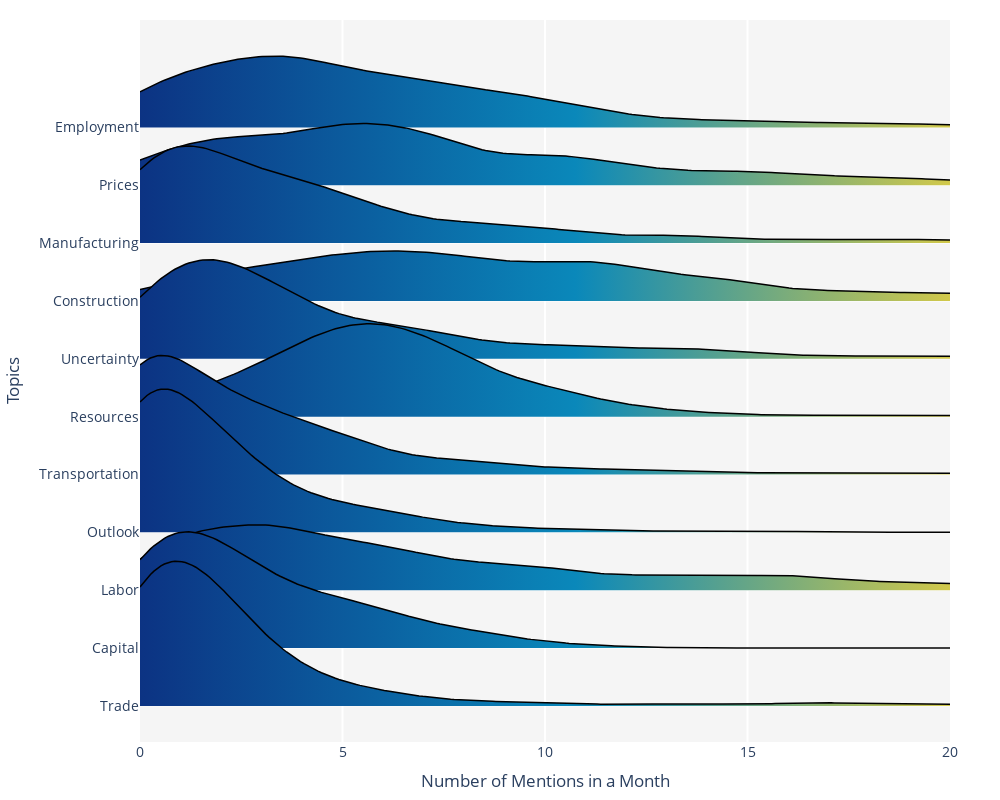

This figure's notebook cell:
### Markdown cell above
## Ridgeplot of topic mentions

### Code cell
import numpy as np
from ridgeplot import ridgeplot
import pandas as pd
import plotly.io as pio  # Import Plotly's I/O module

# Create a list of topic names
topics = topic_columns  # Use the previously defined list of topics

# Transform the data into a 3D array format with samples per topic
samples = [
    df[topic].dropna() for topic in topics  # Drop NaN values for each topic
]

# Generate the ridge plot
fig = ridgeplot(
    samples=samples,
    labels=topics,  # Use the topic names as labels
    colorscale="portland",  # Choose a colorscale
    bandwidth=1.0,  # Adjust bandwidth for smoother KDE
    kde_points=np.linspace(0, df[topics].max().max(), 500),  # Adjust KDE range
    spacing=0.4,  # Adjust spacing between ridges
)

# Customize the layout
fig.update_layout(
    height=800,
    width=1000,
    font_size=14,
    plot_bgcolor="rgb(245, 245, 245)",
    xaxis_gridcolor="white",
    yaxis_gridcolor="white",
    xaxis_gridwidth=2,
    yaxis_title="Topics",
    xaxis_title="Number of Mentions in a Month",
    showlegend=False,
    xaxis_range=[0, 20], # Limit X-axis to a maximum of 20 mentions
    margin=dict(l=50, r=50, t=20, b=50),  # Set smaller top margin  
)

# Save as an HTML file to view in a browser (optional)
fig.write_html("ridgeplot.html")

# Show the plot
fig.show()

### Figure 1 — Plotly figure (JSON) as saved in the notebook; plotly's stock layout.template omitted (floating-point values rounded to 4 significant figures; data arrays with more than 128 entries replaced by an {"elided": "..."} marker saying what was removed)
{"data": [{"hoverinfo": "skip", "line": {"color": "rgba(0,0,0,0)", "width": 0}, "showlegend": false, "type": "scatter", "x": {"elided": "500 float values"}, "y": {"elided": "500 int values"}, "zorder": 0}, {"customdata": {"elided": "500x1 float values"}, "fill": "tonexty", "fillgradient": {"colorscale": [[0, "rgb(12,51,131)"], [0.25, "rgb(10,136,186)"], [0.5, "rgb(242,211,56)"], [0.75, "rgb(242,143,56)"], [1, "rgb(217,30,30)"]], "type": "horizontal"}, "hovertemplate": "(%{x:.7}, %{customdata[0]:.7})<br><extra>%{fullData.name}</extra>", "line": {"color": "black", "width": 1.5}, "mode": "lines", "name": "Employment", "type": "scatter", "x": {"elided": "500 float values"}, "y": {"elided": "500 float values"}, "zorder": 0}, {"hoverinfo": "skip", "line": {"color": "rgba(0,0,0,0)", "width": 0}, "showlegend": false, "type": "scatter", "x": {"elided": "500 float values"}, "y": {"elided": "500 float values"}, "zorder": 1}, {"customdata": {"elided": "500x1 float values"}, "fill": "tonexty", "fillgradient": {"colorscale": [[0, "rgb(12,51,131)"], [0.25, "rgb(10,136,186)"], [0.5, "rgb(242,211,56)"], [0.75, "rgb(242,143,56)"], [1, "rgb(217,30,30)"]], "type": "horizontal"}, "hovertemplate": "(%{x:.7}, %{customdata[0]:.7})<br><extra>%{fullData.name}</extra>", "line": {"color": "black", "width": 1.5}, "mode": "lines", "name": "Prices", "type": "scatter", "x": {"elided": "500 float values"}, "y": {"elided": "500 float values"}, "zorder": 1}, {"hoverinfo": "skip", "line": {"color": "rgba(0,0,0,0)", "width": 0}, "showlegend": false, "type": "scatter", "x": {"elided": "500 float values"}, "y": {"elided": "500 float values"}, "zorder": 2}, {"customdata": {"elided": "500x1 float values"}, "fill": "tonexty", "fillgradient": {"colorscale": [[0, "rgb(12,51,131)"], [0.25, "rgb(10,136,186)"], [0.5, "rgb(242,211,56)"], [0.75, "rgb(242,143,56)"], [1, "rgb(217,30,30)"]], "type": "horizontal"}, "hovertemplate": "(%{x:.7}, %{customdata[0]:.7})<br><extra>%{fullData.name}</extra>", "line": {"color": "black", "width": 1.5}, "mode": "lines", "name": "Manufacturing", "type": "scatter", "x": {"elided": "500 float values"}, "y": {"elided": "500 float values"}, "zorder": 2}, {"hoverinfo": "skip", "line": {"color": "rgba(0,0,0,0)", "width": 0}, "showlegend": false, "type": "scatter", "x": {"elided": "500 float values"}, "y": {"elided": "500 float values"}, "zorder": 3}, {"customdata": {"elided": "500x1 float values"}, "fill": "tonexty", "fillgradient": {"colorscale": [[0, "rgb(12,51,131)"], [0.25, "rgb(10,136,186)"], [0.5, "rgb(242,211,56)"], [0.75, "rgb(242,143,56)"], [1, "rgb(217,30,30)"]], "type": "horizontal"}, "hovertemplate": "(%{x:.7}, %{customdata[0]:.7})<br><extra>%{fullData.name}</extra>", "line": {"color": "black", "width": 1.5}, "mode": "lines", "name": "Construction", "type": "scatter", "x": {"elided": "500 float values"}, "y": {"elided": "500 float values"}, "zorder": 3}, {"hoverinfo": "skip", "line": {"color": "rgba(0,0,0,0)", "width": 0}, "showlegend": false, "type": "scatter", "x": {"elided": "500 float values"}, "y": {"elided": "500 float values"}, "zorder": 4}, {"customdata": {"elided": "500x1 float values"}, "fill": "tonexty", "fillgradient": {"colorscale": [[0, "rgb(12,51,131)"], [0.25, "rgb(10,136,186)"], [0.5, "rgb(242,211,56)"], [0.75, "rgb(242,143,56)"], [1, "rgb(217,30,30)"]], "type": "horizontal"}, "hovertemplate": "(%{x:.7}, %{customdata[0]:.7})<br><extra>%{fullData.name}</extra>", "line": {"color": "black", "width": 1.5}, "mode": "lines", "name": "Uncertainty", "type": "scatter", "x": {"elided": "500 float values"}, "y": {"elided": "500 float values"}, "zorder": 4}, {"hoverinfo": "skip", "line": {"color": "rgba(0,0,0,0)", "width": 0}, "showlegend": false, "type": "scatter", "x": {"elided": "500 float values"}, "y": {"elided": "500 float values"}, "zorder": 5}, {"customdata": {"elided": "500x1 float values"}, "fill": "tonexty", "fillgradient": {"colorscale": [[0, "rgb(12,51,131)"], [0.25, "rgb(10,136,186)"], [0.5, "rgb(242,211,56)"], [0.75, "rgb(242,143,56)"], [1, "rgb(217,30,30)"]], "type": "horizontal"}, "hovertemplate": "(%{x:.7}, %{customdata[0]:.7})<br><extra>%{fullData.name}</extra>", "line": {"color": "black", "width": 1.5}, "mode": "lines", "name": "Resources", "type": "scatter", "x": {"elided": "500 float values"}, "y": {"elided": "500 float values"}, "zorder": 5}, {"hoverinfo": "skip", "line": {"color": "rgba(0,0,0,0)", "width": 0}, "showlegend": false, "type": "scatter", "x": {"elided": "500 float values"}, "y": {"elided": "500 float values"}, "zorder": 6}, {"customdata": {"elided": "500x1 float values"}, "fill": "tonexty", "fillgradient": {"colorscale": [[0, "rgb(12,51,131)"], [0.25, "rgb(10,136,186)"], [0.5, "rgb(242,211,56)"], [0.75, "rgb(242,143,56)"], [1, "rgb(217,30,30)"]], "type": "horizontal"}, "hovertemplate": "(%{x:.7}, %{customdata[0]:.7})<br><extra>%{fullData.name}</extra>", "line": {"color": "black", "width": 1.5}, "mode": "lines", "name": "Transportation", "type": "scatter", "x": {"elided": "500 float values"}, "y": {"elided": "500 float values"}, "zorder": 6}, {"hoverinfo": "skip", "line": {"color": "rgba(0,0,0,0)", "width": 0}, "showlegend": false, "type": "scatter", "x": {"elided": "500 float values"}, "y": {"elided": "500 float values"}, "zorder": 7}, {"customdata": {"elided": "500x1 float values"}, "fill": "tonexty", "fillgradient": {"colorscale": [[0, "rgb(12,51,131)"], [0.25, "rgb(10,136,186)"], [0.5, "rgb(242,211,56)"], [0.75, "rgb(242,143,56)"], [1, "rgb(217,30,30)"]], "type": "horizontal"}, "hovertemplate": "(%{x:.7}, %{customdata[0]:.7})<br><extra>%{fullData.name}</extra>", "line": {"color": "black", "width": 1.5}, "mode": "lines", "name": "Outlook", "type": "scatter", "x": {"elided": "500 float values"}, "y": {"elided": "500 float values"}, "zorder": 7}, {"hoverinfo": "skip", "line": {"color": "rgba(0,0,0,0)", "width": 0}, "showlegend": false, "type": "scatter", "x": {"elided": "500 float values"}, "y": {"elided": "500 float values"}, "zorder": 8}, {"customdata": {"elided": "500x1 float values"}, "fill": "tonexty", "fillgradient": {"colorscale": [[0, "rgb(12,51,131)"], [0.25, "rgb(10,136,186)"], [0.5, "rgb(242,211,56)"], [0.75, "rgb(242,143,56)"], [1, "rgb(217,30,30)"]], "type": "horizontal"}, "hovertemplate": "(%{x:.7}, %{customdata[0]:.7})<br><extra>%{fullData.name}</extra>", "line": {"color": "black", "width": 1.5}, "mode": "lines", "name": "Labor", "type": "scatter", "x": {"elided": "500 float values"}, "y": {"elided": "500 float values"}, "zorder": 8}, {"hoverinfo": "skip", "line": {"color": "rgba(0,0,0,0)", "width": 0}, "showlegend": false, "type": "scatter", "x": {"elided": "500 float values"}, "y": {"elided": "500 float values"}, "zorder": 9}, {"customdata": {"elided": "500x1 float values"}, "fill": "tonexty", "fillgradient": {"colorscale": [[0, "rgb(12,51,131)"], [0.25, "rgb(10,136,186)"], [0.5, "rgb(242,211,56)"], [0.75, "rgb(242,143,56)"], [1, "rgb(217,30,30)"]], "type": "horizontal"}, "hovertemplate": "(%{x:.7}, %{customdata[0]:.7})<br><extra>%{fullData.name}</extra>", "line": {"color": "black", "width": 1.5}, "mode": "lines", "name": "Capital", "type": "scatter", "x": {"elided": "500 float values"}, "y": {"elided": "500 float values"}, "zorder": 9}, {"hoverinfo": "skip", "line": {"color": "rgba(0,0,0,0)", "width": 0}, "showlegend": false, "type": "scatter", "x": {"elided": "500 float values"}, "y": {"elided": "500 float values"}, "zorder": 10}, {"customdata": {"elided": "500x1 float values"}, "fill": "tonexty", "fillgradient": {"colorscale": [[0, "rgb(12,51,131)"], [0.25, "rgb(10,136,186)"], [0.5, "rgb(242,211,56)"], [0.75, "rgb(242,143,56)"], [1, "rgb(217,30,30)"]], "type": "horizontal"}, "hovertemplate": "(%{x:.7}, %{customdata[0]:.7})<br><extra>%{fullData.name}</extra>", "line": {"color": "black", "width": 1.5}, "mode": "lines", "name": "Trade", "type": "scatter", "x": {"elided": "500 float values"}, "y": {"elided": "500 float values"}, "zorder": 10}], "layout": {"bargap": 0, "bargroupgap": 0, "barmode": "stack", "font": {"size": 14}, "height": 800, "legend": {"traceorder": "normal"}, "margin": {"b": 50, "l": 50, "r": 50, "t": 20}, "plot_bgcolor": "rgb(245, 245, 245)", "showlegend": false, "width": 1000, "xaxis": {"gridcolor": "white", "gridwidth": 2, "range": [0, 20], "showgrid": true, "showticklabels": true, "title": {"text": "Number of Mentions in a Month"}, "zeroline": false}, "yaxis": {"gridcolor": "white", "showgrid": true, "showticklabels": true, "ticktext": [["Employment"], ["Prices"], ["Manufacturing"], ["Construction"], ["Uncertainty"], ["Resources"], ["Transportation"], ["Outlook"], ["Labor"], ["Capital"], ["Trade"]], "tickvals": [0, -0.08749, -0.175, -0.2625, -0.35, -0.4375, -0.5249, -0.6124, -0.6999, -0.7874, -0.8749], "title": {"text": "Topics"}, "zeroline": false}}}
